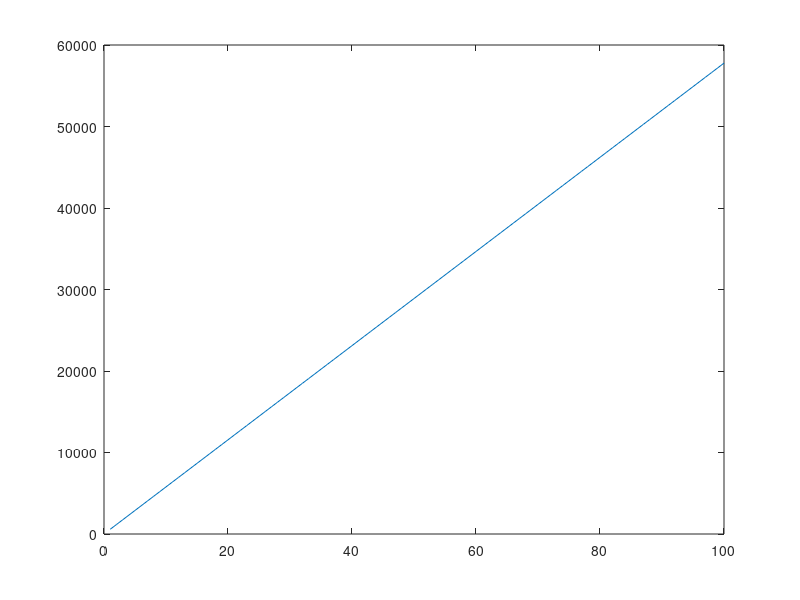

Source code (MATLAB):
%% Parameter

R = linspace(1,100,100); %range
c = 300e6;

tToF = 2.* R ./ c; %time Time of Flight
Bsweep = 260e6; %Given by radar
Tsweep = 3e-3;  %Choosen
s = Bsweep ./ Tsweep;
fbeat = s .* tToF;
dR = c/(2*Bsweep);



%% Plot

plot(R,fbeat)

%%

%%fs/2 @ 50 kHz
